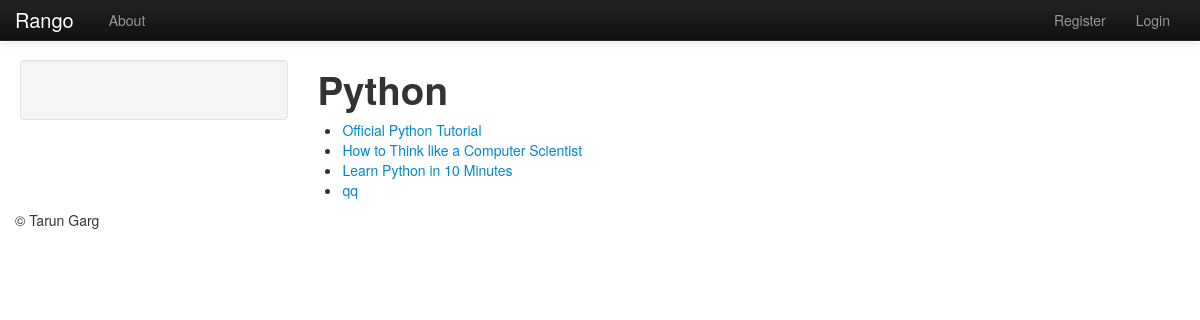
Page /rango/category/Python/ on the committed database.
### rango/models.py (models this page shows, shortened)
class Category(models.Model):
    name = models.CharField(max_length=128, unique=True)
    views = models.IntegerField(default=0)
    likes = models.IntegerField(default=0)

class Page(models.Model):
    category = models.ForeignKey(Category)
    title = models.CharField(max_length=128)
    url = models.URLField()
    views = models.IntegerField(default=0)

### rango/views.py (the view)
# urls.py: url(r'^category/(?P<category_name_url>\w+)/add_page/$', views.add_page, name='add_page'),
def category (request, category_name_url):
    context = RequestContext(request)
    category_name = decode_url(category_name_url)
    context_dict = {'category_name_url': category_name_url}
    try:
        category = Category.objects.get(name=category_name)
        pages = Page.objects.filter(category=category)
        context_dict['pages'] = pages
        context_dict['category'] = category
    except Category.DoesNotExist:
        pass
    return render_to_response('rango/category.html', context_dict, context)

### rango/views.py (called while the page is built)
def decode_url (url):
    category_name = url.replace('_', ' ')
    return category_name

### templates/rango/category.html (shortened to what this page needs)
<!DOCTYPE html>
<html>
{% extends 'rango/base.html' %}
{% load static %}
{% block body_block %}
<h1>{{ category_name_url }}</h1>
{% if pages %}
<ul>
    {% for page in pages %}
    <li><a href="{{ page.url }}">{{ page.title }}</a></li>
    {% endfor %}
</ul>
{% else %}
<strong>No pages currently in category.</strong>
{% endif %}
{% endblock %}

### rows in the picture
Category: name "Python"
Page: title "Official Python Tutorial"
Page: title "How to Think like a Computer Scientist"
Page: title "Learn Python in 10 Minutes"
Page: title "qq"
